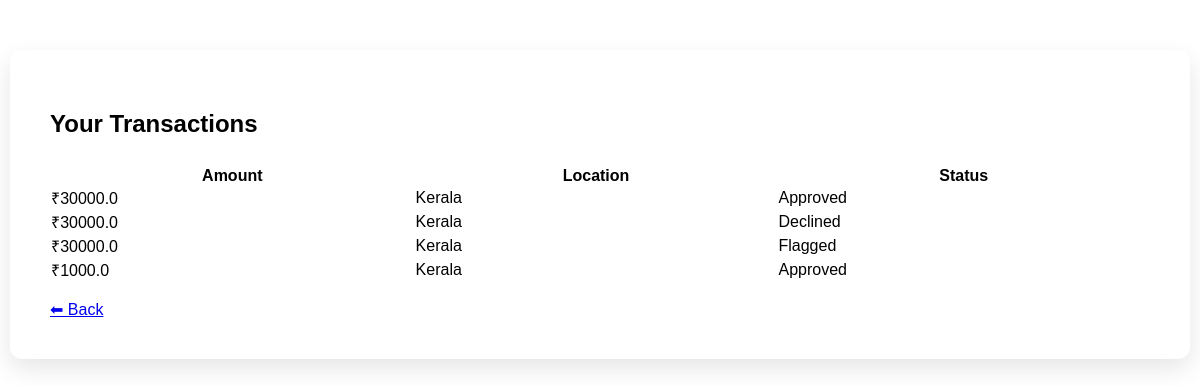
The app's page /history/ (signed in), older data.
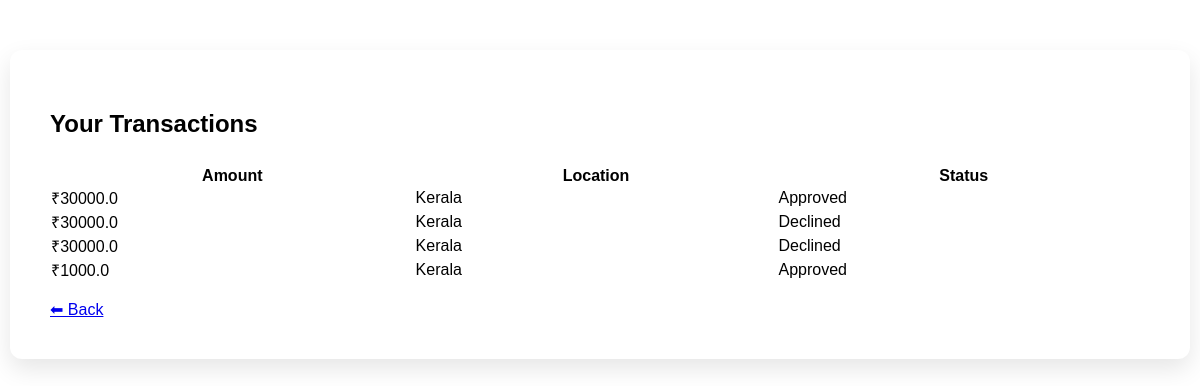
The same page, newer data.
### transactions/models.py (models this page shows, shortened)
class Transaction(models.Model):
    user = models.ForeignKey(User, on_delete=models.CASCADE)
    amount = models.FloatField()
    location = models.CharField(max_length=100)
    risk_score = models.FloatField(null=True, blank=True)
    status = models.CharField(max_length=20)
    created_at = models.DateTimeField(auto_now_add=True)

### transactions/views.py (the view)
# urls.py: path('history/', views.user_history, name='history'),
@login_required
def user_history(request):
    transactions = Transaction.objects.filter(user=request.user).order_by("-created_at")
    return render(request, "history.html", {"transactions": transactions})

### templates/history.html (shortened to what this page needs)
{% extends "base_main.html" %}
{% block content %}
<div class="container">
    <h2>Your Transactions</h2>
    <div class="table-wrapper">
        <table>
            <tr>
                <th>Amount</th>
                <th>Location</th>
                <th>Status</th>
            </tr>
            {% for t in transactions %}
            <tr>
                <td>₹{{ t.amount }}</td>
                <td>{{ t.location }}</td>
                <td>{{ t.status }}</td>
            </tr>
            {% empty %}
            <tr>
                <td colspan="3">No transactions yet.</td>
            </tr>
            {% endfor %}
        </table>
    </div>
    <br>
    <a href="/user-dashboard/">⬅ Back</a>
</div>
{% endblock %}

Row changes from the older to the newer data that the page shows:
changed Transaction (number 3 of 4 on the later page): status "Flagged" → "Declined"
